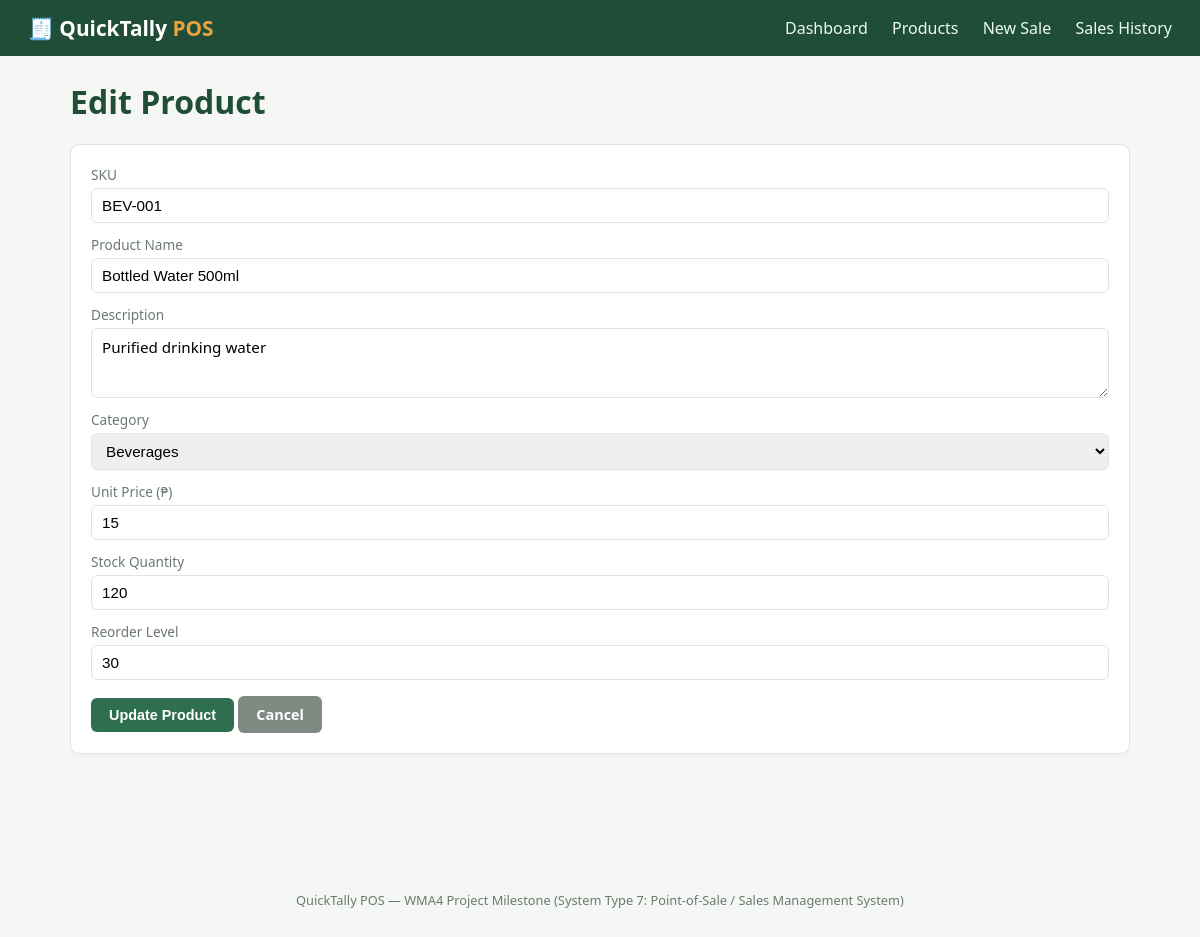
Screenshot of /product_form.php?id=1 with the database file from the repository.
### tables this page shows
CREATE TABLE products (
    product_id      INT AUTO_INCREMENT PRIMARY KEY,
    category_id     INT NOT NULL,
    sku             VARCHAR(30) NOT NULL UNIQUE,
    product_name    VARCHAR(150) NOT NULL,
    description     VARCHAR(255) DEFAULT NULL,
    unit_price      DECIMAL(10,2) NOT NULL,
    stock_quantity  INT NOT NULL DEFAULT 0,
    reorder_level   INT NOT NULL DEFAULT 10,
    created_at      TIMESTAMP DEFAULT CURRENT_TIMESTAMP,
    updated_at      TIMESTAMP DEFAULT CURRENT_TIMESTAMP ON UPDATE CURRENT_TIMESTAMP,
    CONSTRAINT fk_products_category
        FOREIGN KEY (category_id) REFERENCES categories(category_id)
        ON UPDATE CASCADE ON DELETE RESTRICT
);

CREATE TABLE categories (
    category_id     INT AUTO_INCREMENT PRIMARY KEY,
    category_name   VARCHAR(100) NOT NULL UNIQUE,
    description     VARCHAR(255) DEFAULT NULL,
    created_at      TIMESTAMP DEFAULT CURRENT_TIMESTAMP
);

### classes/Product.php (called while the page is built, shortened)
<?php
class Product extends BaseModel
{
    private int $categoryId;
    private string $sku;
    private string $productName;
    private ?string $description;
    private float $unitPrice;
    private int $stockQuantity;
    private int $reorderLevel;
    public function __construct(
        ?int $productId = null,
        int $categoryId = 0,
        string $sku = '',
        string $productName = '',
        ?string $description = null,
        float $unitPrice = 0.0,
        int $stockQuantity = 0,
        int $reorderLevel = 10
    ) {
        $this->categoryId    = $categoryId;
        $this->sku           = $sku;
        $this->productName   = $productName;
        $this->description   = $description;
        $this->unitPrice     = $unitPrice;
        $this->stockQuantity = $stockQuantity;
        $this->reorderLevel  = $reorderLevel;
    }
    public function getCategoryId(): int { return $this->categoryId; }
    public function getSku(): string { return $this->sku; }
    public function getProductName(): string { return $this->productName; }
    public function getDescription(): ?string { return $this->description; }
    public function getUnitPrice(): float { return $this->unitPrice; }
    public function getStockQuantity(): int { return $this->stockQuantity; }
    public function getReorderLevel(): int { return $this->reorderLevel; }
    public static function findById(int $id): ?self
    {
        $db = Database::getConnection();
        $stmt = $db->prepare(
            'SELECT p.*, c.category_name FROM products p
              JOIN categories c ON c.category_id = p.category_id
             WHERE p.product_id = :id'
        );
        $stmt->execute([':id' => $id]);
        $row = $stmt->fetch();
        return $row ? self::hydrate($row) : null;
    }
    private static function hydrate(array $row): self
    {
        $product = new self(
            (int) $row['product_id'],
            (int) $row['category_id'],
            $row['sku'],
            $row['product_name'],
            $row['description'],
            (float) $row['unit_price'],
            (int) $row['stock_quantity'],
            (int) $row['reorder_level']
        );
        if (isset($row['category_name'])) {
            $product->categoryName = $row['category_name'];
        }
        return $product;
    }
}

### classes/Category.php (called while the page is built, shortened)
<?php
class Category extends BaseModel
{
    private ?int $categoryId;
    private string $categoryName;
    public function __construct(?int $categoryId = null, string $categoryName = '', ?string $description = null)
    {
        $this->categoryId = $categoryId;
        $this->categoryName = $categoryName;
    }
    public function getCategoryId(): ?int
    {
        return $this->categoryId;
    }
    public function getCategoryName(): string
    {
        return $this->categoryName;
    }
    public static function findAll(): array
    {
        $db = Database::getConnection();
        $stmt = $db->query('SELECT * FROM categories ORDER BY category_name ASC');
        $rows = $stmt->fetchAll();
        $categories = [];
        foreach ($rows as $row) {
            $categories[] = new self((int) $row['category_id'], $row['category_name'], $row['description']);
        }
        return $categories;
    }
}

### classes/Database.php (called while the page is built, shortened)
<?php
class Database
{
    private static ?PDO $instance = null;
    public static function getConnection(): PDO
    {
        if (self::$instance === null) {
            try {
                $dsn = 'mysql:host=' . DB_HOST . ';dbname=' . DB_NAME . ';charset=utf8mb4';
                self::$instance = new PDO($dsn, DB_USER, DB_PASS, [
                    PDO::ATTR_ERRMODE            => PDO::ERRMODE_EXCEPTION,
                    PDO::ATTR_DEFAULT_FETCH_MODE => PDO::FETCH_ASSOC,
                    PDO::ATTR_EMULATE_PREPARES   => false,
                ]);
            } catch (PDOException $e) {
                die('Database connection failed: ' . htmlspecialchars($e->getMessage()));
            }
        }
        return self::$instance;
    }
}

### product_form.php (the view, shortened to what this page needs)
<?php
require_once __DIR__ . '/classes/Product.php';
require_once __DIR__ . '/classes/Category.php';
$id = isset($_GET['id']) ? (int) $_GET['id'] : (isset($_POST['id']) ? (int) $_POST['id'] : null);
$isEdit = $id !== null && $id > 0;
$categories = Category::findAll();
$form = [
    'sku' => '', 'product_name' => '', 'description' => '',
    'category_id' => $categories[0]->getCategoryId() ?? 0,
    'unit_price' => '', 'stock_quantity' => '', 'reorder_level' => 10,
];
if ($isEdit && $_SERVER['REQUEST_METHOD'] !== 'POST') {
    $existing = Product::findById($id);
    $form = [
        'sku' => $existing->getSku(),
        'product_name' => $existing->getProductName(),
        'description' => $existing->getDescription() ?? '',
        'category_id' => $existing->getCategoryId(),
        'unit_price' => $existing->getUnitPrice(),
        'stock_quantity' => $existing->getStockQuantity(),
        'reorder_level' => $existing->getReorderLevel(),
    ];
}
require __DIR__ . '/includes/header.php';
?>
<h1><?= $isEdit ? 'Edit Product' : 'Add New Product' ?></h1>
<div class="card">
    <form method="post" action="product_form.php">
        <div class="field" style="margin-bottom:12px;">
            <label for="sku">SKU</label>
            <input type="text" id="sku" name="sku" value="<?= htmlspecialchars($form['sku']) ?>" required>
        </div>
        <div class="field" style="margin-bottom:12px;">
            <label for="product_name">Product Name</label>
            <input type="text" id="product_name" name="product_name" value="<?= htmlspecialchars($form['product_name']) ?>" required>
        </div>
        <div class="field" style="margin-bottom:12px;">
            <label for="description">Description</label>
            <textarea id="description" name="description"><?= htmlspecialchars($form['description']) ?></textarea>
        </div>
        <div class="field" style="margin-bottom:12px;">
            <label for="category_id">Category</label>
            <select id="category_id" name="category_id" required>
                <?php foreach ($categories as $c): ?>
                    <option value="<?= $c->getCategoryId() ?>" <?= (int) $form['category_id'] === $c->getCategoryId() ? 'selected' : '' ?>>
                        <?= htmlspecialchars($c->getCategoryName()) ?>
                    </option>
                <?php endforeach; ?>
            </select>
        </div>
        <div class="field" style="margin-bottom:12px;">
            <label for="unit_price">Unit Price (₱)</label>
            <input type="number" step="0.01" min="0" id="unit_price" name="unit_price" value="<?= htmlspecialchars((string) $form['unit_price']) ?>" required>
        </div>
        <div class="field" style="margin-bottom:12px;">
            <label for="stock_quantity">Stock Quantity</label>
            <input type="number" step="1" min="0" id="stock_quantity" name="stock_quantity" value="<?= htmlspecialchars((string) $form['stock_quantity']) ?>" required>
        </div>
        <div class="field" style="margin-bottom:16px;">
            <label for="reorder_level">Reorder Level</label>
            <input type="number" step="1" min="0" id="reorder_level" name="reorder_level" value="<?= htmlspecialchars((string) $form['reorder_level']) ?>" required>
        </div>
        <button type="submit" class="btn"><?= $isEdit ? 'Update Product' : 'Save Product' ?></button>
        <a href="products.php" class="btn btn-secondary">Cancel</a>
    </form>
</div>
<?php require __DIR__ . '/includes/footer.php'; ?>

### css/style.css (style rules this page uses)
:root { --primary: #2f6f4f; --primary-dark: #204d37; --accent: #e8a33d; --bg: #f5f7f4; --card: #ffffff; --text: #263229; --muted: #6b7a70; --danger: #c0392b; --border: #dfe6e0; }
* { box-sizing: border-box; }
body { margin: 0; font-family: 'Segoe UI', Roboto, Arial, sans-serif; background: var(--bg); color: var(--text); }
h1, h2, h3 { color: var(--primary-dark); }
.card { background: var(--card); border: 1px solid var(--border); border-radius: 10px; padding: 20px; margin-bottom: 20px; box-shadow: 0 1px 3px rgba(0,0,0,0.04); }
.field { display: flex; flex-direction: column; gap: 4px; }
label { font-size: 0.85rem; color: var(--muted); }
input, select, textarea { padding: 8px 10px; border: 1px solid var(--border); border-radius: 6px; font-size: 0.95rem; }
textarea { min-height: 70px; font-family: inherit; }
.btn { display: inline-block; background: var(--primary); color: #fff; border: none; padding: 9px 18px; border-radius: 6px; cursor: pointer; font-weight: 600; text-decoration: none; font-size: 0.9rem; }
.btn-secondary { background: #7d8b82; }

### rows the page displays
products: sku "BEV-001", product_name "Bottled Water 500ml", description "Purified drinking water", category_id "Beverages", unit_price "15", stock_quantity "120", reorder_level "30"
